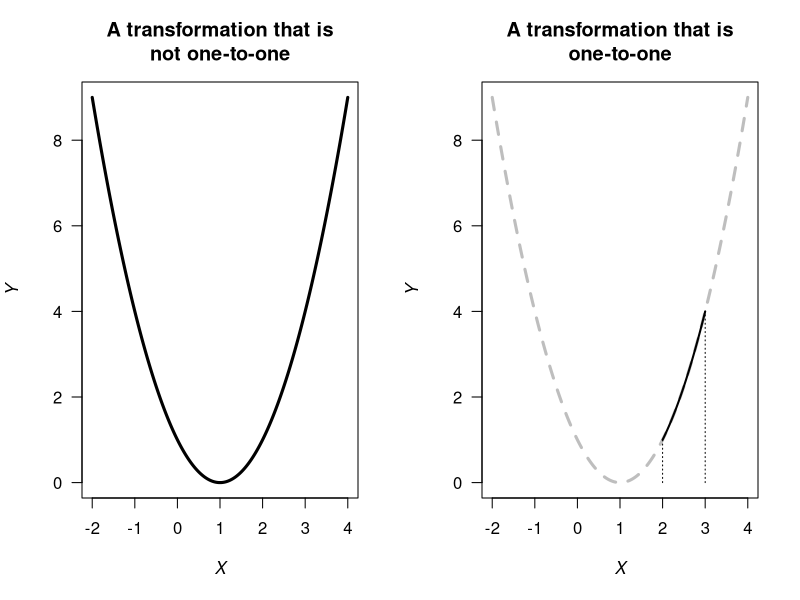
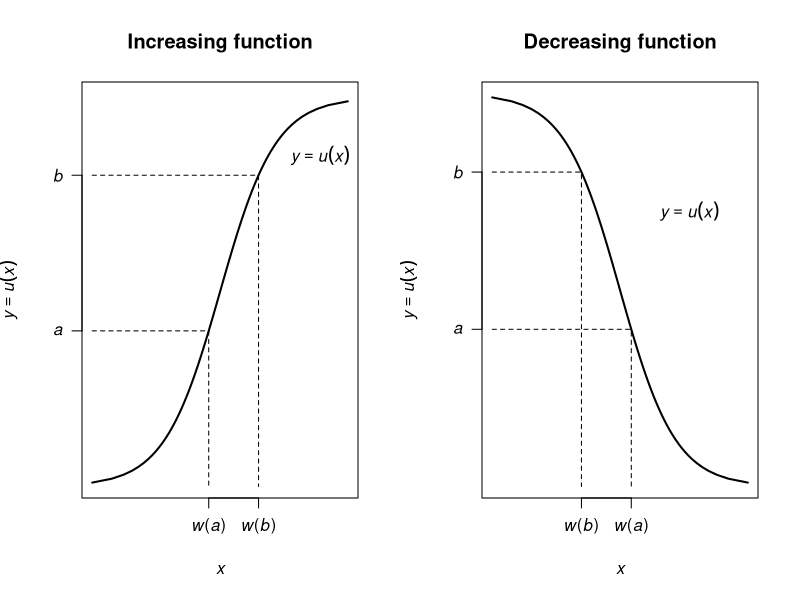
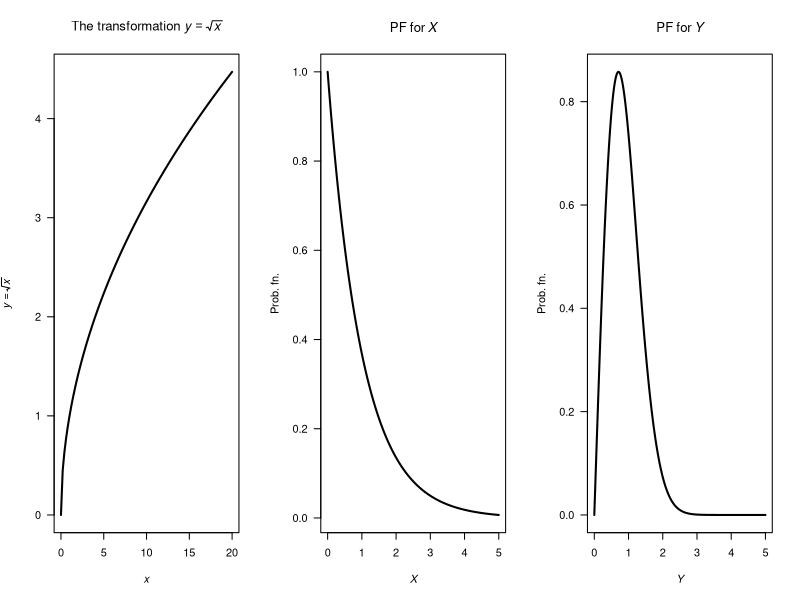
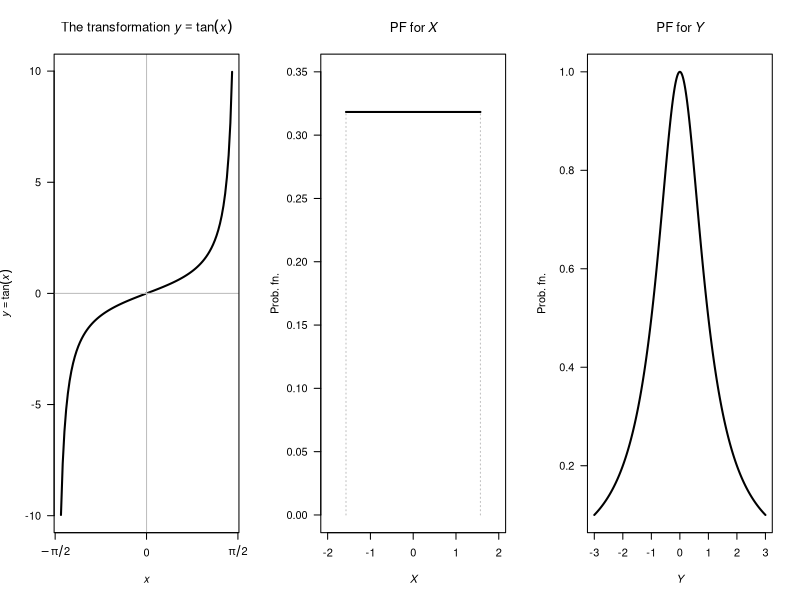
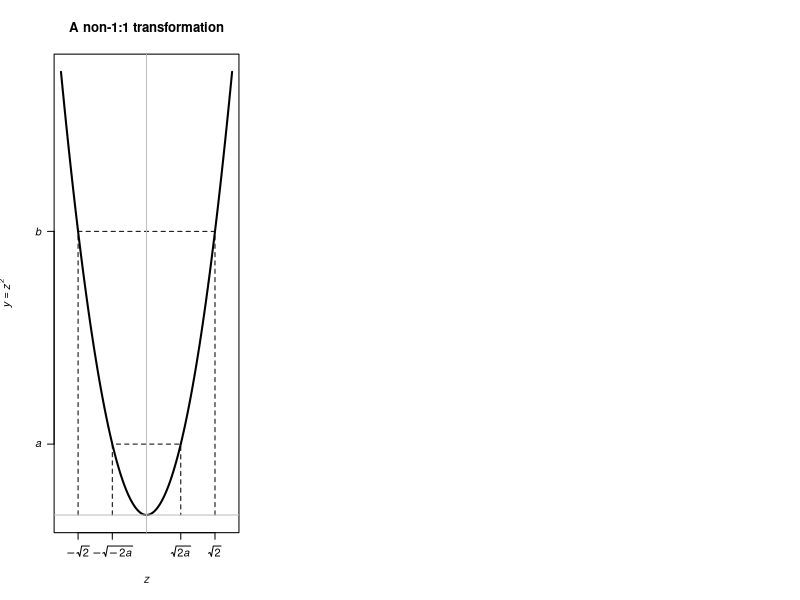
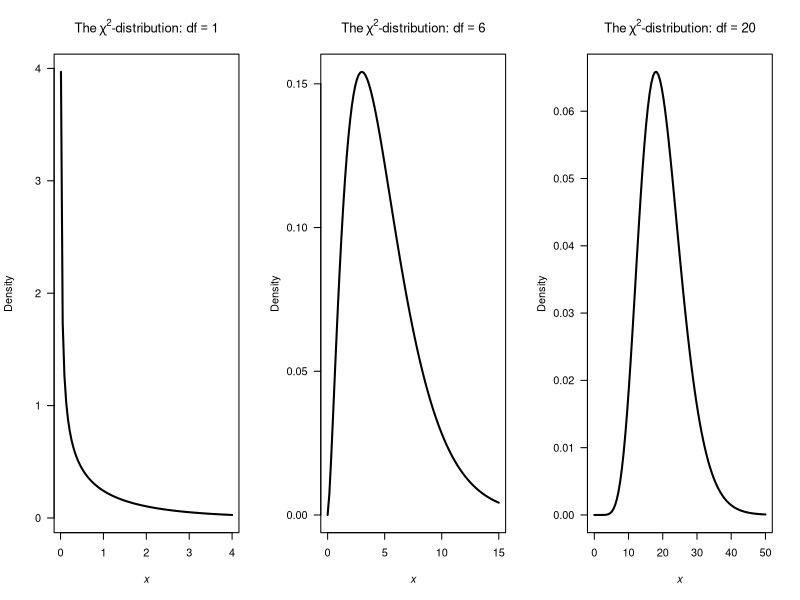

These charts were generated, in order, by the following R code:
## ---- chunk 1
par(mfrow = c(1, 2))

x <- seq(-2, 4, 
         length = 500)
y <- (x - 1)^2

x1 <- seq(2, 3,
          length = 500)
y1 <- (x1 - 1)^2

plot( y ~ x,
      type = "l",
      las = 1,
      lwd = 3,
      xlab = expression(italic(X)),
      ylab = expression(italic(Y)),
      main = "A transformation that is\nnot one-to-one")

plot( y ~ x,
      type = "l",
      las = 1,
      col = "grey",
      lwd = 3,
      lty = 2,
      xlab = expression(italic(X)),
      ylab = expression(italic(Y)),
      main = "A transformation that is\none-to-one")
lines( y1 ~ x1,
       lwd = 2)
lines(x = c(min(x1), min(x1)),
      y = c(0, min(y1)),
      lty = 3)
lines(x = c(max(x1), max(x1)),
      y = c(0, max(y1)),
      lty = 3)
## ---- chunk 2
Bivar4Table <- array( dim = c(2, 4))

Bivar4Table[1, ] <- c("$x_1 = -1$", "$0.3$", "$0.1$", "$0.1$")
Bivar4Table[2, ] <- c("$x_1 = +1$", "$0.2$", "$0.2$", "$0.1$")


Bivar4Table.caption <- "A bivariate probability function"
if( knitr::is_latex_output() ) {
  knitr::kable(Bivar4Table,
               format = "latex",
               booktabs = TRUE,
               col.names = c("",
                             "$x_2 = 0$",
                             "$x_2 = 1$",
                             "$x_2 = 2$"),
               align = "r",
               longtable = FALSE,                
               escape = FALSE,
               caption = Bivar4Table.caption) %>%
    kable_styling(font_size = 10) %>%
    row_spec(0, bold = TRUE) 
}
if( knitr::is_html_output() ) {
  knitr::kable(Bivar4Table,
               escape = TRUE,
               format = "html",
               booktabs = TRUE,
               align = "r",
               longtable = FALSE,                
               col.names = c("",
                             "$x_2 = 0$",
                             "$x_2 = 1$",
                             "$x_2 = 2$"),
               caption = Bivar4Table.caption) %>%
    row_spec(0, bold = TRUE) 
}
## ---- chunk 3
Bivar5Table <- array( dim = c(2, 6))

Bivar5Table[1, ] <- c("$y_2 = -2$", "$0.3$", "$0.1$", "$0.1$", "$0.0$", "$0.0$")
Bivar5Table[2, ] <- c("$y_2 = +2$", "$0.0$", "$0.0$", "$0.2$", "$0.2$", "$0.1$")


Bivar5Table.caption <- "The joint probability function for $Y_1$ and $Y_2$"
if( knitr::is_latex_output() ) {
  knitr::kable(Bivar5Table,
               format = "latex",
               booktabs = TRUE,
               col.names = c("",
                             "$y_1 = -1$",
                             "$y_2 = 0$",
                             "$y_3 = 1$",
                             "$y_4 = 2$",
                             "$y_5 = 3$"),
               align = "r",
               longtable = FALSE,                
               escape = FALSE,
               caption = Bivar5Table.caption) %>%
    kable_styling(font_size = 10) %>%
    row_spec(0, bold = TRUE) 
}
if( knitr::is_html_output() ) {
  knitr::kable(Bivar5Table,
               escape = TRUE,
               format = "html",
               booktabs = TRUE,
               align = "r",
               longtable = FALSE,                
               col.names = c("",
                             "$y_1 = -1$",
                             "$y_2 = 0$",
                             "$y_3 = 1$",
                             "$y_4 = 2$",
                             "$y_5 = 3$"),
               caption = Bivar5Table.caption) %>%
    row_spec(0, bold = TRUE) 
}
## ---- chunk 4
par( mfrow = c(1, 2))

logit <- function(x) { 
  log(x / (1 - x)) 
  }

y <- seq(0.01, 1,
         length = 100)
x <- logit(y)

y0 <- 0.4
y1 <- 0.8

x0 <- logit( y0 )
x1 <- logit( y1 )

plot( x = x,
      y = y,
      lwd = 2,
      axes = FALSE,
      type = "l",
      main = "Increasing function",
      xlab = expression(italic(x)),
      ylab = expression(italic(y)==italic(u)(italic(x))))
axis(side = 2,
     las = 1,
     at = c(y0, y1),
     labels = c(expression(italic(a)), 
                expression(italic(b))) ) 
axis(side = 1,
     at = c(x0, x1 ),
     labels = c(expression(italic(w)*paste("(",italic(a),")")),
                expression(italic(w)*paste("(",italic(b),")")) ) )
box()

lines( x = c( min(x), x0, x0),
       y = c(y0, y0, 0),
       lty = 2)
lines( x = c( min(x), x1, x1),
       y = c(y1, y1, 0),
       lty = 2)

text(x = 3.6,
     y = 0.85,
     label = expression(italic(y)==italic(u)(italic(x))))



logit2 <- function(x) { 
  -log(x / (1 - x)) 
  }

y <- seq(0.01, 0.99,
         length = 100)
x <- logit2(y)

y0 <- 0.4
y1 <- 0.8

x0 <- logit2( y0 )
x1 <- logit2( y1 )

plot( x = x,
      y = y,
      lwd = 2,
      axes = FALSE,
      type = "l",
      main = "Decreasing function",
      xlab = expression(italic(x)),
      ylab = expression(italic(y)==italic(u)(italic(x))))
axis(side = 2,
     las = 1,
     at = c(y0, y1),
     labels = c(expression(italic(a)), 
                expression(italic(b))) ) 
axis(side = 1,
     at = c(x0, x1),
     labels = c(expression(italic(w)*paste("(",italic(a),")")),
                expression(italic(w)*paste("(",italic(b),")")) ) )
box()

lines( x = c( min(x), x0, x0),
       y = c(y0, y0, 0),
       lty = 2)
lines( x = c( min(x), x1, x1),
       y = c(y1, y1, 0),
       lty = 2)

text(x = 2.5,
     y = 0.7,
     label = expression(italic(y)==italic(u)(italic(x))))
## ---- chunk 5
par(mfrow = c(1, 3))

x <- seq(0, 20,
         length = 100)
y <- sqrt(x)

plot(x = x,
     y = y,
     lwd = 2,
     las = 1,
     main = expression(paste("The transformation ", italic(y) == sqrt(italic(x)))),
     xlab = expression(italic(x)),
     ylab = expression( italic(y) == sqrt(italic(x))),
     type = "l")




x <- seq(0, 5,
         length = 500)
fx <- exp(-x)

plot(fx ~ x,
     xlab = expression(italic(X)),
     ylab = "Prob. fn.",
     main = expression(PF~"for"~italic(X)),
     type="l",
     las = 1,
     lwd = 2)






y <- seq(0, 5,
         length = 500)
fy <- 2 * y * exp(-y^2)

plot(fy ~ y,
     xlab = expression(italic(Y)),
     ylab = "Prob. fn.",
     main = expression(PF~"for"~italic(Y)),
     type="l",
     las = 1,
     lwd = 2)
## ---- chunk 6
par(mfrow = c(1, 3))

x <- seq(-pi/2 + 0.1, 
         pi/2 - 0.1,
         length = 100)
y <- tan(x)

plot(x = x,
     y = y,
     lwd = 2,
     las = 1,
     axes = FALSE,
     main = expression(paste("The transformation ", italic(y) == plain(tan)(italic(x)))),
     xlab = expression(italic(x)),
     ylab = expression( italic(y) == plain(tan)(italic(x))),
     type = "l")
axis(side = 2,
     las = 1)
axis(side = 1,
     at = c(-pi/2, 0, pi/2),
     labels = c(expression(-pi/2),
                "0",
                expression(pi/2)) )
abline(h = 0, 
       lty = 1,
       col = "grey")
abline(v = 0, 
       lty = 1,
       col = "grey")
box()




x <- seq(-pi/2, pi/2,
         length = 500)
fx <- rep(1/pi, length(x) )

plot(fx ~ x,
     xlab = expression(italic(X)),
     ylab = "Prob. fn.",
     main = expression(PF~"for"~italic(X)),
     type="l",
     ylim = c(0, 0.35),
     xlim = c(-2, 2),
     las = 1,
     lwd = 2)
lines( x = c(-pi/2, -pi/2),
       y = c(0, 1/pi),
       lty = 3,
       col = "grey")
lines( x = c(pi/2, pi/2),
       y = c(0, 1/pi),
       lty = 3,
       col = "grey")







y <- seq(-3, 3,
         length = 500)
fy <- 1 / (1 + y^2)

plot(fy ~ y,
     xlab = expression(italic(Y)),
     ylab = "Prob. fn.",
     main = expression(PF~"for"~italic(Y)),
     type="l",
     las = 1,
     lwd = 2)
## ---- chunk 7
x <- seq(-5, 5,
         length = 100)
square <- function(x) { x^2 }

y <- square(x)

x1 <- -4
x2 <- -2
x3 <- 2
x4 <- 4

y1 <- square(x1)
y2 <- square(x2)
y3 <- square(x3)
y4 <- square(x4)

plot(x = x,
     y = y,
     lwd = 2,
     las = 1,
     axes = FALSE,
     main = "A non-1:1 transformation",
     xlab = expression(italic(z)),
     ylab = expression(italic(y) == italic(z)^2),
     type = "l")
axis(side = 1,
     at = c(x1, x2, x3, x4),
     labels = c( expression(-sqrt(2)),
                 expression(-sqrt(-2*italic(a))),
                 expression(sqrt(2*italic(a))),
                 expression(sqrt(2)) ) )
axis(side = 2,
     las = 1,
     at = c(y1, y2),
     label = c(expression(italic(b)),
               expression(italic(a))))
box()


lines( x = c(x1, x1, x4, x4),
       y = c(0, y1, y4, 0),
       lty = 2)
lines( x = c(x2, x2, x3, x3),
       y = c(0, y2, y3, 0),
       lty = 2)

abline(h = 0,
       col = "grey")
abline(v = 0,
       col = "grey")

## ---- chunk 8
par( mfrow = c(1, 3))

xx <- seq(0.01, 4,
          length = 100)

plot( x = xx,
      y = dchisq(xx, df = 1),
#      ylim = c(0, 0.4),
      lwd = 2,
      type = "l",
      xlab = expression(italic(x)),
      ylab = "Density",
      las = 1,
      main = expression( paste("The"~chi^2*"-distribution: df"==1)))

xx <- seq(0.001, 15,
          length = 100)
plot( x = xx,
      y = dchisq(xx, df = 5),
      lwd = 2,
      type = "l",
      xlab = expression(italic(x)),
      ylab = "Density",
      las = 1,
      main = expression( paste("The"~chi^2*"-distribution: df"==6)))


xx <- seq(0.001, 50,
          length = 100)
plot( x = xx,
      y = dchisq(xx, df = 20),
      lwd = 2,
      type = "l",
      xlab = expression(italic(x)),
      ylab = "Density",
      las = 1,
      main = expression( paste("The"~chi^2*"-distribution: df"==20)))
## ---- chunk 9
qchisq(0.9, df = 12)
